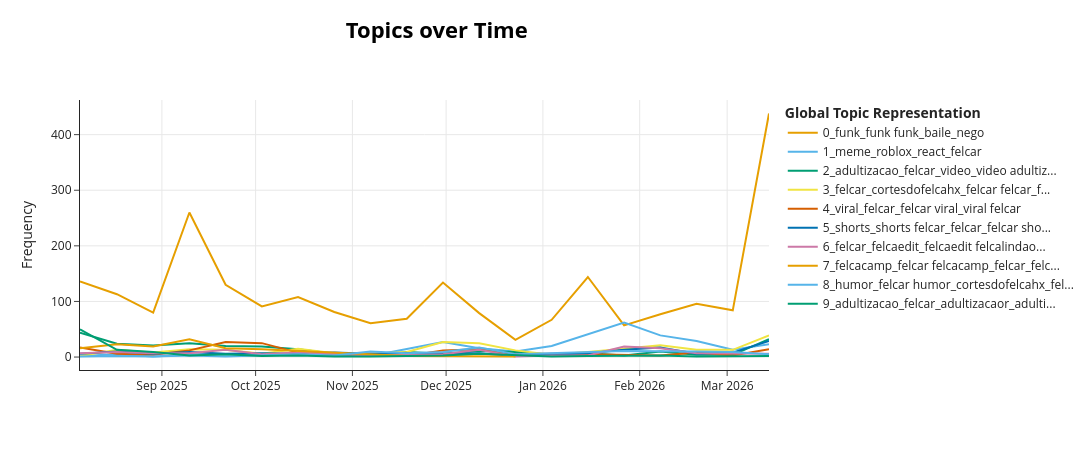

Notebook code for this chart:
### Code cell
from bertopic import BERTopic
from sklearn.feature_extraction.text import CountVectorizer

# 1. Configurando o agrupador para pegar expressões de até 3 palavras
# (ex: "projeto de lei", "liberdade de expressao")
vectorizer_model = CountVectorizer(ngram_range=(1, 3))

# 2. Construindo o Megazord com os parâmetros ajustados
topic_model = BERTopic(
    language="multilingual",
    min_topic_size=20,          # Um tópico precisa ter no mínimo 20 vídeos
    nr_topics="auto",           # Pede pro modelo fundir tópicos muito parecidos
    vectorizer_model=vectorizer_model,
    verbose=True
)

# 3. Treina o modelo normalmente
topics, probs = topic_model.fit_transform(docs)
print("Calculando a evolução temporal")
topics_over_time = topic_model.topics_over_time(docs, 
                                                timestamps, 
                                                nr_bins=20)

fig = topic_model.visualize_topics_over_time(topics_over_time, top_n_topics=10)

fig.show()

### Figure 1 — Plotly figure (JSON) as saved in the notebook; plotly's stock layout.template omitted (floating-point values rounded to 4 significant figures)
{"data": [{"hoverinfo": "text", "hovertext": ["<b>Topic 0</b><br>Words: adultizacao, crianca, funk, felcar, video", "<b>Topic 0</b><br>Words: crianca, funk, adultizacao, felcar, infantil", "<b>Topic 0</b><br>Words: funk, funk funk, ryan, tuto, kadu", "<b>Topic 0</b><br>Words: funk, funk funk, ryan, tuto, baile", "<b>Topic 0</b><br>Words: funk, canal, felcar, teleton, funk funk", "<b>Topic 0</b><br>Words: funk, nego, baile, penha, funk funk", "<b>Topic 0</b><br>Words: funk, nego, baile, penha, funk funk", "<b>Topic 0</b><br>Words: funk, nego, teleton, baile, penha", "<b>Topic 0</b><br>Words: funk, doar, teleton, felcar, telefone", "<b>Topic 0</b><br>Words: funk, adultizacao, canal, corte, crianca", "<b>Topic 0</b><br>Words: funk, felcar, corte, free fire, fire", "<b>Topic 0</b><br>Words: free fire, free, fire, tomar, tomar tomar", "<b>Topic 0</b><br>Words: free fire, free, fire, evento, garena", "<b>Topic 0</b><br>Words: roblox, funk, felcar, protesto, crianca", "<b>Topic 0</b><br>Words: roblox, chat, felcar, funk, protesto", "<b>Topic 0</b><br>Words: free fire, free, fire, feminicidio, funk", "<b>Topic 0</b><br>Words: free fire, free, fire, funk, roblox", "<b>Topic 0</b><br>Words: free fire, free, fire, funk, baile", "<b>Topic 0</b><br>Words: funk, digital, idade, pequeno, crianca", "<b>Topic 0</b><br>Words: funk, digital, brasil, felcar, crianca"], "marker": {"color": "#E69F00"}, "mode": "lines", "name": "0_funk_funk funk_baile_nego", "type": "scatter", "x": ["2025-08-05T18:25:55.200000000", "2025-08-17T14:24:00.000000000", "2025-08-29T04:48:00.000000000", "2025-09-09T19:12:00.000000000", "2025-09-21T09:36:00.000000000", "2025-10-03T00:00:00.000000000", "2025-10-14T14:24:00.000000000", "2025-10-26T04:48:00.000000000", "2025-11-06T19:12:00.000000000", "2025-11-18T09:36:00.000000000", "2025-11-30T00:00:00.000000000", "2025-12-11T14:24:00.000000000", "2025-12-23T04:48:00.000000000", "2026-01-03T19:12:00.000000000", "2026-01-15T09:36:00.000000000", "2026-01-27T00:00:00.000000000", "2026-02-07T14:24:00.000000000", "2026-02-19T04:48:00.000000000", "2026-03-02T19:12:00.000000000", "2026-03-14T09:36:00.000000000"], "y": [136, 113, 80, 260, 130, 91, 108, 81, 61, 69, 134, 79, 31, 67, 144, 57, 77, 96, 84, 438]}, {"hoverinfo": "text", "hovertext": ["<b>Topic 1</b><br>Words: felcastico, perfume, linar versao shampoo, thal linar versao, juicy", "<b>Topic 1</b><br>Words: marketing, produtordigital, marketingdigital produtordigital, felcar, marketingdigital", "<b>Topic 1</b><br>Words: felcar skin gratis, roblox felcar skin, skinsgratis roblox felcar, skinsgratis roblox, gratis roblox", "<b>Topic 1</b><br>Words: meme, meme roblox banir, roblox charliekirk, moto bololo, motorzao sestop", "<b>Topic 1</b><br>Words: roblox, meme, fiuk, felcar, react", "<b>Topic 1</b><br>Words: meme, humor, felcar, fita crepe felcar, fita crepe", "<b>Topic 1</b><br>Words: react, felcar, meme, felcacortar, humor", "<b>Topic 1</b><br>Words: luxo corte, hospital luxo corte, luxo corte felcar, hospital luxo, corte felcar react", "<b>Topic 1</b><br>Words: meme felcar diggor, traficante terrorista, pronuciamento meme felcar, resposta felca polemica, traficante terrorista rodrigopimentel", "<b>Topic 1</b><br>Words: react, felcacortar, felcar, socialmedir, humor", "<b>Topic 1</b><br>Words: react, marketing, felcacortar, socialmedir, felcar", "<b>Topic 1</b><br>Words: react, marketing, meme, felcar, cortesdofelcahx", "<b>Topic 1</b><br>Words: react, meme, marketing, humor, opniaor", "<b>Topic 1</b><br>Words: roblox, felcar, denunciar roblox, meme, banir", "<b>Topic 1</b><br>Words: roblox, felcar, felcar roblox, meme, roblox roblox", "<b>Topic 1</b><br>Words: roblox, meme, felcar, marketing, felcar roblox", "<b>Topic 1</b><br>Words: meme, marketing, roblox, felcar, react", "<b>Topic 1</b><br>Words: meme, humor, react, marketing, felcar", "<b>Topic 1</b><br>Words: meme, felcar, marketing, roblox, humor", "<b>Topic 1</b><br>Words: roblox, felcar, meme, dueto, react"], "marker": {"color": "#56B4E9"}, "mode": "lines", "name": "1_meme_roblox_react_felcar", "type": "scatter", "x": ["2025-08-05T18:25:55.200000000", "2025-08-17T14:24:00.000000000", "2025-08-29T04:48:00.000000000", "2025-09-09T19:12:00.000000000", "2025-09-21T09:36:00.000000000", "2025-10-03T00:00:00.000000000", "2025-10-14T14:24:00.000000000", "2025-10-26T04:48:00.000000000", "2025-11-06T19:12:00.000000000", "2025-11-18T09:36:00.000000000", "2025-11-30T00:00:00.000000000", "2025-12-11T14:24:00.000000000", "2025-12-23T04:48:00.000000000", "2026-01-03T19:12:00.000000000", "2026-01-15T09:36:00.000000000", "2026-01-27T00:00:00.000000000", "2026-02-07T14:24:00.000000000", "2026-02-19T04:48:00.000000000", "2026-03-02T19:12:00.000000000", "2026-03-14T09:36:00.000000000"], "y": [2, 5, 1, 4, 5, 4, 7, 3, 2, 14, 27, 16, 10, 20, 41, 62, 39, 29, 13, 23]}, {"hoverinfo": "text", "hovertext": ["<b>Topic 2</b><br>Words: adultizacao, video, felcar, video adultizacao, adultizacao felcar", "<b>Topic 2</b><br>Words: adultizacao, felcar, video, youtube, canal", "<b>Topic 2</b><br>Words: adultizacao, felcar, video, regulamentacao felcar, youtuber chorar perda", "<b>Topic 2</b><br>Words: adultizacao, video, felcar, youtube, video adultizacao", "<b>Topic 2</b><br>Words: adultizacao, felcar, video, adultizacao felcar, video adultizacao", "<b>Topic 2</b><br>Words: adultizacao, adultification felcar, adultification, felcar video completo, felcar", "<b>Topic 2</b><br>Words: video, adultizacao, felcar, globo, video adultizacao", "<b>Topic 2</b><br>Words: felcar, adultizacao, video, acreditar verdade adultizacao, acreditar verdade", "<b>Topic 2</b><br>Words: fantastico, rafaelscreact reacaofantastico noticiasfantastico, fantasticohoje fantasticoexclusivofantastico youtubebrasil, felca adultizacao fantastico, polemicafelcar bianquinhaexposta reacaofelcar", "<b>Topic 2</b><br>Words: fnaf, video, adultizacao, felcar, soicisair", "<b>Topic 2</b><br>Words: adultizacao, video, mauricio sousa, sousa, mauricio", "<b>Topic 2</b><br>Words: adultizacao, felcar, video, swift, taylor swift", "<b>Topic 2</b><br>Words: adultizacao, pareamento, felcar, video, video adultizacao", "<b>Topic 2</b><br>Words: video adultizacao felcar, video adultizacao, kamylinha, adultizacao felcar, adultizacao", "<b>Topic 2</b><br>Words: kazubizarro, puto, adultizacao, felcar, video", "<b>Topic 2</b><br>Words: video roblox cortesdofelcahx, digital trabalho infantil, infantil online youtube, cortesdofelcahx foryou felcar, felcar reagir video", "<b>Topic 2</b><br>Words: animal, video, felcar, abaixo assinar, adultizacao", "<b>Topic 2</b><br>Words: adultizacao, jujubinha, agilizar, video, felcar", "<b>Topic 2</b><br>Words: vlogs, video, flow, compartilho, falar", "<b>Topic 2</b><br>Words: felcar, video, adultizacao, youtubers, youtube"], "marker": {"color": "#009E73"}, "mode": "lines", "name": "2_adultizacao_felcar_video_video adultiz...", "type": "scatter", "x": ["2025-08-05T18:25:55.200000000", "2025-08-17T14:24:00.000000000", "2025-08-29T04:48:00.000000000", "2025-09-09T19:12:00.000000000", "2025-09-21T09:36:00.000000000", "2025-10-03T00:00:00.000000000", "2025-10-14T14:24:00.000000000", "2025-10-26T04:48:00.000000000", "2025-11-06T19:12:00.000000000", "2025-11-18T09:36:00.000000000", "2025-11-30T00:00:00.000000000", "2025-12-11T14:24:00.000000000", "2025-12-23T04:48:00.000000000", "2026-01-03T19:12:00.000000000", "2026-01-15T09:36:00.000000000", "2026-01-27T00:00:00.000000000", "2026-02-07T14:24:00.000000000", "2026-02-19T04:48:00.000000000", "2026-03-02T19:12:00.000000000", "2026-03-14T09:36:00.000000000"], "y": [44, 24, 21, 25, 20, 19, 14, 6, 3, 9, 6, 11, 9, 4, 7, 3, 10, 4, 4, 32]}, {"hoverinfo": "text", "hovertext": ["<b>Topic 3</b><br>Words: resposta acusacao, resposta acusacao felcar, acusacao felcar foryou, felcar resposta, acusacao felcar", "<b>Topic 3</b><br>Words: aprovar felcar, felcar, aprovar, felcar aprovar, configuracao", "<b>Topic 3</b><br>Words: felcar, conhecer felcar, impactar ficar, picolo sofrer, picolo sofrer conta", "<b>Topic 3</b><br>Words: felcar, felca, setembro, rotina felca felcar, dificil ligar", "<b>Topic 3</b><br>Words: felcar, felcar felcar, presente felcar, presente, reagir", "<b>Topic 3</b><br>Words: felcar, felcar felcar, felcar proteger precisar, felcar felcar cariane, historia felcar felcar", "<b>Topic 3</b><br>Words: felcar, cortesdofelcahx, cortesdofelcahx felcar, felcar felcar, felcar cortesdofelcahx", "<b>Topic 3</b><br>Words: cortesdofelcahx, felcar, felcar reagir, reagir, tattoo cortesfelcar felcalendar", "<b>Topic 3</b><br>Words: cortesdofelcahx, felcar cortesdofelcahx, cortesdofelcahx felcar, felcar vender opiniao, emitir parcela parcelamento", "<b>Topic 3</b><br>Words: felcar, foraluladrao forapt, foraluladrao forapt felcar, noodtv concordar comente, donald soltar", "<b>Topic 3</b><br>Words: cortesdofelcahx, cortesdofelcahx felcar, felcar, felcar cortesdofelcahx, felcar cortesdofelcahx felcar", "<b>Topic 3</b><br>Words: cortesdofelcahx, felcar, felcar cortesdofelcahx, cortesdofelcahx felcar, award", "<b>Topic 3</b><br>Words: felcar felcar cortesdofelcahx, corte felcar felcar, cortesdofelcahx, felcar cortesdofelcahx, corte felcar", "<b>Topic 3</b><br>Words: rtao renatotrezoitao, separacao regra, separacao regra felcar, rtao renatotrezoitao inscreva, rtao", "<b>Topic 3</b><br>Words: cara, felcar, felcar polemica armadilho, reclamacao felcar, ator cortesdofelcahx", "<b>Topic 3</b><br>Words: felcar, cortesdofelcahx, felcaedit felcalindao, sozinho felcar, felcaedit felcalindao felcar", "<b>Topic 3</b><br>Words: felcar, cortesdofelcahx, felcar cortesdofelcahx, cortesdofelcahx felcar, felcar felcar", "<b>Topic 3</b><br>Words: cortesdofelcahx, felcar cortesdofelcahx, felcar, acidente, caso orelhar felca", "<b>Topic 3</b><br>Words: felcar, felcar felcar, cortesdofelcahx, cortesdofelcahx felcar, felcar cortesdofelcahx", "<b>Topic 3</b><br>Words: felcar, felcar felcar, cortesdofelcahx, felcar cortesdofelcahx, opiniao"], "marker": {"color": "#F0E442"}, "mode": "lines", "name": "3_felcar_cortesdofelcahx_felcar felcar_f...", "type": "scatter", "x": ["2025-08-05T18:25:55.200000000", "2025-08-17T14:24:00.000000000", "2025-08-29T04:48:00.000000000", "2025-09-09T19:12:00.000000000", "2025-09-21T09:36:00.000000000", "2025-10-03T00:00:00.000000000", "2025-10-14T14:24:00.000000000", "2025-10-26T04:48:00.000000000", "2025-11-06T19:12:00.000000000", "2025-11-18T09:36:00.000000000", "2025-11-30T00:00:00.000000000", "2025-12-11T14:24:00.000000000", "2025-12-23T04:48:00.000000000", "2026-01-03T19:12:00.000000000", "2026-01-15T09:36:00.000000000", "2026-01-27T00:00:00.000000000", "2026-02-07T14:24:00.000000000", "2026-02-19T04:48:00.000000000", "2026-03-02T19:12:00.000000000", "2026-03-14T09:36:00.000000000"], "y": [2, 13, 8, 14, 13, 6, 15, 7, 6, 9, 27, 25, 12, 4, 9, 15, 21, 13, 13, 39]}, {"hoverinfo": "text", "hovertext": ["<b>Topic 4</b><br>Words: viral, felcar, adultizacao viral, adultizacao, adultizacaor", "<b>Topic 4</b><br>Words: viral, felcar, felcar pistolar, felcar pistolar zoeira, pistolar zoeira", "<b>Topic 4</b><br>Words: viral, felcar, freefire viral foryourpage, freefire viral, foryourpage kumar", "<b>Topic 4</b><br>Words: viral, felcar, viral felcar, viralshort, viralizar", "<b>Topic 4</b><br>Words: viral, felcar, felcar viral, viralshort, outro rede explore", "<b>Topic 4</b><br>Words: viral, felcar viral, felcar, viral felcar, explore", "<b>Topic 4</b><br>Words: viral, felcar, felcar viral, viral felcar, felcar viral felcar", "<b>Topic 4</b><br>Words: wepink, felcar, deustemumapalavrapravoce viralposts, deuscuidademim deustemumapalavrapravoce viralposts, felcar shortsviral cortesdofelcahx", "<b>Topic 4</b><br>Words: viral, felcar, viral felcar, shorts, carne", "<b>Topic 4</b><br>Words: carnivor, jejum carnivor, assistir lowcarb, cetogenicar carnivor, transformacao felcar", "<b>Topic 4</b><br>Words: viral, viral felcar, cortesdofelcahx viral, cortesdofelcahx viral felcar, felcar", "<b>Topic 4</b><br>Words: viral, viral felcar, cortesdofelcahx viral, cortesdofelcahx viral felcar, viral felcar shorts", "<b>Topic 4</b><br>Words: cortesdofelcahx viral, cariani, viral, cortesdofelcahx, felcar", "<b>Topic 4</b><br>Words: viral, viral polemico, felcar viral, felcar, viral felcar", "<b>Topic 4</b><br>Words: viral, dalar, viralshort, viralvideo, roblox dracsff", "<b>Topic 4</b><br>Words: viral, felcar, cariani, vinganca sucesso story, roblox juliobalestrin", "<b>Topic 4</b><br>Words: viral, felcar conquistar geracao, felcar conquistar, conquistar geracao, conquistar", "<b>Topic 4</b><br>Words: viral, felcar, kawai, piloto envolver, piloto envolver pessoa", "<b>Topic 4</b><br>Words: viral, felcar viral, felcar, brown whinder, mulher cariani", "<b>Topic 4</b><br>Words: viral, felcar, felcar viral, shorts, evangelico"], "marker": {"color": "#D55E00"}, "mode": "lines", "name": "4_viral_felcar_felcar viral_viral felcar", "type": "scatter", "x": ["2025-08-05T18:25:55.200000000", "2025-08-17T14:24:00.000000000", "2025-08-29T04:48:00.000000000", "2025-09-09T19:12:00.000000000", "2025-09-21T09:36:00.000000000", "2025-10-03T00:00:00.000000000", "2025-10-14T14:24:00.000000000", "2025-10-26T04:48:00.000000000", "2025-11-06T19:12:00.000000000", "2025-11-18T09:36:00.000000000", "2025-11-30T00:00:00.000000000", "2025-12-11T14:24:00.000000000", "2025-12-23T04:48:00.000000000", "2026-01-03T19:12:00.000000000", "2026-01-15T09:36:00.000000000", "2026-01-27T00:00:00.000000000", "2026-02-07T14:24:00.000000000", "2026-02-19T04:48:00.000000000", "2026-03-02T19:12:00.000000000", "2026-03-14T09:36:00.000000000"], "y": [17, 6, 4, 12, 27, 25, 8, 4, 6, 2, 12, 14, 5, 6, 5, 4, 3, 8, 3, 14]}, {"hoverinfo": "text", "hovertext": ["<b>Topic 5</b><br>Words: shorts, felcar shorts, felcar, meme southamericameme, meme southamericameme felcar", "<b>Topic 5</b><br>Words: shorts, felcar, felcar shorts, shorts felcar, felca felcar rapnacional", "<b>Topic 5</b><br>Words: shorts, shorts felcar, solidao, felcar, felcar shorts", "<b>Topic 5</b><br>Words: shorts, felcar, shorts felcar, felcar felcacamp foryou, felcacamp foryou", "<b>Topic 5</b><br>Words: shorts, felcar, shorts felcar, felcar felcacamp reflexao, felcacamp reflexao", "<b>Topic 5</b><br>Words: shorts, direito shorts, desafio famoso, crianca direito shorts, remocao conteudo shorts", "<b>Topic 5</b><br>Words: shorts, shorts felcar, felcar, cortesdofelcahx, felcar cortesdofelcahx", "<b>Topic 5</b><br>Words: shorts, shorts felcar, cortesdofelcahx, felcar, felcar cortesdofelcahx", "<b>Topic 5</b><br>Words: shorts, shorts felcar, felcar, gnose, cortesdofelcahx reflexao", "<b>Topic 5</b><br>Words: shorts, shorts felcar, governo adultizacaor noticio, felca causa bebe, shortsfeed lular", "<b>Topic 5</b><br>Words: shorts, felcar, entretenimento shortsbrasil, cortesdofelcahx relacionamento, felcar cortesdofelcahx relacionamento", "<b>Topic 5</b><br>Words: shorts, cortesdofelcahx shorts, shorts felcar, cortesdofelcahx, felcar", "<b>Topic 5</b><br>Words: gkay shorts, licao felcar shorts, licao felcar, gkay shorts cortesdofelcahx, cortesdofelcahx baitar", "<b>Topic 5</b><br>Words: shorts, shorts shortr, shortr, felcar, shorts felcar", "<b>Topic 5</b><br>Words: shorts, roblox, roblox shorts, felcar, felcar roblox shorts", "<b>Topic 5</b><br>Words: shorts, felcar, shorts cortesdofelcahx, funny shorts cortesdofelcahx, funny shorts", "<b>Topic 5</b><br>Words: shorts, funny shorts cortesdofelcahx, funny shorts, shorts cortesdofelcahx, funny", "<b>Topic 5</b><br>Words: shorts, shorts felcar, felcar, felca, robloxfyp roubeumbrainrot shorts", "<b>Topic 5</b><br>Words: bloodstrike, shorts, felcar, felcar shorts, bloodstrikeclip", "<b>Topic 5</b><br>Words: shorts, felcar shorts, felcar, shorts felcar, shorts meme"], "marker": {"color": "#0072B2"}, "mode": "lines", "name": "5_shorts_shorts felcar_felcar_felcar sho...", "type": "scatter", "x": ["2025-08-05T18:25:55.200000000", "2025-08-17T14:24:00.000000000", "2025-08-29T04:48:00.000000000", "2025-09-09T19:12:00.000000000", "2025-09-21T09:36:00.000000000", "2025-10-03T00:00:00.000000000", "2025-10-14T14:24:00.000000000", "2025-10-26T04:48:00.000000000", "2025-11-06T19:12:00.000000000", "2025-11-18T09:36:00.000000000", "2025-11-30T00:00:00.000000000", "2025-12-11T14:24:00.000000000", "2025-12-23T04:48:00.000000000", "2026-01-03T19:12:00.000000000", "2026-01-15T09:36:00.000000000", "2026-01-27T00:00:00.000000000", "2026-02-07T14:24:00.000000000", "2026-02-19T04:48:00.000000000", "2026-03-02T19:12:00.000000000", "2026-03-14T09:36:00.000000000"], "y": [6, 10, 6, 9, 6, 7, 6, 8, 6, 7, 6, 7, 2, 5, 7, 13, 17, 6, 8, 29]}, {"hoverinfo": "text", "hovertext": ["<b>Topic 6</b><br>Words: hytalosanto, hytalo, felcar hytalosanto, felcar, hytalo santo", "<b>Topic 6</b><br>Words: hytalosanto, felcar, hytalo, hytalo santo, prisao hytalosanto", "<b>Topic 6</b><br>Words: hytalo, hytalo santo, felcar, santo, hytalo santo felcar", "<b>Topic 6</b><br>Words: felcar maumau, felcar, maumau, hytalo, hytalo santo", "<b>Topic 6</b><br>Words: felcar, hytalosanto, hytalosanto felcar, hytalo, hytalo santo", "<b>Topic 6</b><br>Words: felcar, afazenda felcar, falar papada, afazendar afazenda felcar, felca autoestimar papar", "<b>Topic 6</b><br>Words: felcar, juliobalestrin, felcar juliobalestrin, felcaedit, felcar felcaedit", "<b>Topic 6</b><br>Words: felcaedit felcalindao pudim, seita react, kamylinha chorar hytalo, pudim frito, acompanhado", "<b>Topic 6</b><br>Words: kakakak felcar, kakakak, felcar, comecer felcar felcalindao, felcar felcalindao felcaedit", "<b>Topic 6</b><br>Words: maromba, felcar, voltar projeto cariani, voltar projeto, felcar voltar projeto", "<b>Topic 6</b><br>Words: felcaedit, felcar felcaedit, felcar, felcaedit felcalindao, felcar felcaedit felcalindao", "<b>Topic 6</b><br>Words: mudar mudar felcar, mudar felcar felcaedit, mudar mudar, mudar, mudar felcar", "<b>Topic 6</b><br>Words: kamylinha, audiencia, hytalo santo, hytalo, kamylinha zoar felcar", "<b>Topic 6</b><br>Words: hytalo santo, hytalo, hytalosanto, santo, audiencia", "<b>Topic 6</b><br>Words: felcaedit felcalindao, felcaedit, felcalindao, felcar felcaedit, felcar felcaedit felcalindao", "<b>Topic 6</b><br>Words: felcaedit, felcar felcaedit, felcaedit felcalindao, felcar felcaedit gkay, felcaedit gkay", "<b>Topic 6</b><br>Words: condenar, hytalo santo, hytalo santo condenar, santo condenar, hytalo", "<b>Topic 6</b><br>Words: felcaedit, felcaedit felcalindao, gkay, gkay felcaedit, felcalindao", "<b>Topic 6</b><br>Words: felcar, mario, felcar conhecer, peter, bruno telegr perca"], "marker": {"color": "#CC79A7"}, "mode": "lines", "name": "6_felcar_felcaedit_felcaedit felcalindao...", "type": "scatter", "x": ["2025-08-05T18:25:55.200000000", "2025-08-17T14:24:00.000000000", "2025-08-29T04:48:00.000000000", "2025-09-09T19:12:00.000000000", "2025-09-21T09:36:00.000000000", "2025-10-03T00:00:00.000000000", "2025-10-14T14:24:00.000000000", "2025-11-06T19:12:00.000000000", "2025-11-18T09:36:00.000000000", "2025-11-30T00:00:00.000000000", "2025-12-11T14:24:00.000000000", "2025-12-23T04:48:00.000000000", "2026-01-03T19:12:00.000000000", "2026-01-15T09:36:00.000000000", "2026-01-27T00:00:00.000000000", "2026-02-07T14:24:00.000000000", "2026-02-19T04:48:00.000000000", "2026-03-02T19:12:00.000000000", "2026-03-14T09:36:00.000000000"], "y": [7, 9, 7, 7, 13, 5, 8, 3, 4, 5, 13, 1, 3, 3, 19, 16, 7, 6, 6]}, {"hoverinfo": "text", "hovertext": ["<b>Topic 7</b><br>Words: felcacamp, felcar felcacamp, felcar, felcacamp felcar, felcar felcacamp felcar", "<b>Topic 7</b><br>Words: felcacamp, felcar felcacamp, felcar, felcacamp felcar, felcaedit", "<b>Topic 7</b><br>Words: felcacamp, felcar felcacamp, felcar, felcar felcacamp edit, felcacamp edit", "<b>Topic 7</b><br>Words: felcacamp, felcar felcacamp, felcar, felcacamp felcar, felcacamp felcaedit", "<b>Topic 7</b><br>Words: felcacamp, felcar felcacamp, felcar, felcacamp felcar, influenciador felcar", "<b>Topic 7</b><br>Words: felcacamp, felcar felcacamp, felcacamp felcaedit, felcar, felcacamp felcar", "<b>Topic 7</b><br>Words: felcacamp, felcar felcacamp, felcar cortesdofelcahx felcacamp, cortar cabelo felquinha, felcacamp natal", "<b>Topic 7</b><br>Words: aliviar estresse, chupeta adulto, estresse psicologir shorts, chupeta adulto aliviar, propor chupeta"], "marker": {"color": "#E69F00"}, "mode": "lines", "name": "7_felcacamp_felcar felcacamp_felcar_felc...", "type": "scatter", "x": ["2025-08-05T18:25:55.200000000", "2025-08-17T14:24:00.000000000", "2025-08-29T04:48:00.000000000", "2025-09-09T19:12:00.000000000", "2025-09-21T09:36:00.000000000", "2025-10-03T00:00:00.000000000", "2025-11-18T09:36:00.000000000", "2025-12-23T04:48:00.000000000"], "y": [16, 23, 19, 32, 16, 14, 2, 1]}, {"hoverinfo": "text", "hovertext": ["<b>Topic 8</b><br>Words: denunciar adultizacao felcar, adultizacao felcar humor, denunciar adultizacao, felcar humor, humor", "<b>Topic 8</b><br>Words: humor, felcar humor, fama, humor video felcar, felcar revelar fama", "<b>Topic 8</b><br>Words: meditacao, felcar blogueirinho meditacao, comediabrasil, hard humor, meditacao hard", "<b>Topic 8</b><br>Words: humor, cariani, felcar humor, cariani loudcoring felcar, felca surpreender cariani", "<b>Topic 8</b><br>Words: esposa humorista, esposa humorista cris, cris pereira, cris pereira pronunciar, humorista cris", "<b>Topic 8</b><br>Words: humor, felcar humor, abduzir felcar, abduzir felcar humor, felcar live humor", "<b>Topic 8</b><br>Words: humor, cortesdofelcahx, felcar humor, felcar cortesdofelcahx, felcar", "<b>Topic 8</b><br>Words: humor, felcar humor, casal humor, ensinar falar, casal humor felcar", "<b>Topic 8</b><br>Words: humor, cortesdofelcahx, felcar humor, cortesdofelcahx humor, felcar", "<b>Topic 8</b><br>Words: humor, humor felcar, felcar, cortesdofelcahx humor, cortesdofelcahx humor felcar", "<b>Topic 8</b><br>Words: humor, felcar humor, cortesdofelcahx, felcar, humor felcar", "<b>Topic 8</b><br>Words: humor, felcar humor, cortesdofelcahx, cortesdofelcahx felcar humor, cortesdofelcahx felcar", "<b>Topic 8</b><br>Words: humor, cortesdofelcahx, felcar cortesdofelcahx, memer, felcar", "<b>Topic 8</b><br>Words: humor, felcar humor, felcar, inveja felcar humor, inveja felcar", "<b>Topic 8</b><br>Words: felcar humor, humor, humor felcar, felcar, felcar humor felcar", "<b>Topic 8</b><br>Words: humor, felcar humor, cortesdofelcahx, cortesdofelcahx felcar humor, felcar", "<b>Topic 8</b><br>Words: humor, felcar humor, humor felcar, felcar, piada", "<b>Topic 8</b><br>Words: humor, felcar humor, humor felcar, felcar, ficar felca loki"], "marker": {"color": "#56B4E9"}, "mode": "lines", "name": "8_humor_felcar humor_cortesdofelcahx_fel...", "type": "scatter", "x": ["2025-08-05T18:25:55.200000000", "2025-08-17T14:24:00.000000000", "2025-08-29T04:48:00.000000000", "2025-09-09T19:12:00.000000000", "2025-09-21T09:36:00.000000000", "2025-10-03T00:00:00.000000000", "2025-10-14T14:24:00.000000000", "2025-10-26T04:48:00.000000000", "2025-11-06T19:12:00.000000000", "2025-11-18T09:36:00.000000000", "2025-11-30T00:00:00.000000000", "2025-12-11T14:24:00.000000000", "2025-12-23T04:48:00.000000000", "2026-01-27T00:00:00.000000000", "2026-02-07T14:24:00.000000000", "2026-02-19T04:48:00.000000000", "2026-03-02T19:12:00.000000000", "2026-03-14T09:36:00.000000000"], "y": [1, 2, 1, 3, 1, 3, 5, 3, 10, 7, 9, 17, 5, 11, 11, 10, 9, 5]}, {"hoverinfo": "text", "hovertext": ["<b>Topic 9</b><br>Words: adultizacao, felcar, adultizacaor, hytalosanto, adultizacao felcar", "<b>Topic 9</b><br>Words: adultizacao, adultizacaor, hytalosanto, adultizacao felcar, felcar adultizacaor", "<b>Topic 9</b><br>Words: adultizacao, adultizacao felcar, felcar, hytalo adultizacao felcar, caso hytalo adultizacao", "<b>Topic 9</b><br>Words: anao, adultizacao, hytalo, wacknheim, padrao fabrica felcar", "<b>Topic 9</b><br>Words: live, live motivacao, live motivacao adultizacaoinfantil, felca felcar live, felcar live motivacao", "<b>Topic 9</b><br>Words: trap, trap felca, palhaco homenagem trap, homenagem trap felca, homenagem trap", "<b>Topic 9</b><br>Words: felcar adultizacaor, adultizacaor, gostar felcar adultizacaor, filho noticio rells, unicef uneb direito", "<b>Topic 9</b><br>Words: peao governo felcar, peao governo, felcar peao governo, globo adultizacaor ayrtonbrito, adultizacaor ayrtonbrito", "<b>Topic 9</b><br>Words: adultizacao crianca shorts, crianca shorts, perigo adultizacao crianca, perigo adultizacao, perigo", "<b>Topic 9</b><br>Words: ginho, schelb vivo live, aniversario ginho instagr, aniversario ginho, ginho instagr", "<b>Topic 9</b><br>Words: adultizacao, felcar, felcar globo, felcar adultizacao, thal felcar globo", "<b>Topic 9</b><br>Words: adultizacao, hytalosantosoficial felcar vaiprofycarambar, hytalosantosoficial felcar, pres, prender pres chiquita", "<b>Topic 9</b><br>Words: roblox putz, adultizacao roblox opiniao, putz adultizacao, roblox putz adultizacao, opiniao roblox putz", "<b>Topic 9</b><br>Words: adultizacao verdade shorts, santo audiencia caso, audiencia caso adultizacao, felcar adultizacao verdade, verdade shorts", "<b>Topic 9</b><br>Words: felcar adultizacao, adultizacao, hytalosanto gatilho, desenho edit, crianca direito brincar", "<b>Topic 9</b><br>Words: trapbrr rapnacional drill, drillbr, trapbrr rapnacional, drillbr trapbrr, drill drillbrasileiro", "<b>Topic 9</b><br>Words: cortesdofelcahx felcar hytalosanto, felcar hytalosanto adultizacao, hytalosanto adultizacao, felcar hytalosanto, hytalosanto", "<b>Topic 9</b><br>Words: hytalo santo repetir, repetir adultizacao, santo repetir, santo repetir adultizacao, repetir", "<b>Topic 9</b><br>Words: einerd adultizacaor, einerd adultizacaor noticia, leifelcar felcar peterjordanr, brasil felcar short, peterjordanr einerd adultizacaor"], "marker": {"color": "#009E73"}, "mode": "lines", "name": "9_adultizacao_felcar_adultizacaor_adulti...", "type": "scatter", "x": ["2025-08-05T18:25:55.200000000", "2025-08-17T14:24:00.000000000", "2025-08-29T04:48:00.000000000", "2025-09-09T19:12:00.000000000", "2025-09-21T09:36:00.000000000", "2025-10-03T00:00:00.000000000", "2025-10-14T14:24:00.000000000", "2025-10-26T04:48:00.000000000", "2025-11-06T19:12:00.000000000", "2025-11-18T09:36:00.000000000", "2025-11-30T00:00:00.000000000", "2025-12-11T14:24:00.000000000", "2026-01-03T19:12:00.000000000", "2026-01-15T09:36:00.000000000", "2026-01-27T00:00:00.000000000", "2026-02-07T14:24:00.000000000", "2026-02-19T04:48:00.000000000", "2026-03-02T19:12:00.000000000", "2026-03-14T09:36:00.000000000"], "y": [50, 13, 9, 3, 5, 2, 3, 1, 1, 2, 3, 6, 1, 2, 3, 3, 1, 1, 2]}], "layout": {"height": 450, "hoverlabel": {"bgcolor": "white", "font": {"family": "Rockwell", "size": 16}}, "legend": {"title": {"text": "<b>Global Topic Representation"}}, "title": {"font": {"color": "Black", "size": 22}, "text": "<b>Topics over Time</b>", "x": 0.4, "xanchor": "center", "y": 0.95, "yanchor": "top"}, "width": 1250, "xaxis": {"showgrid": true}, "yaxis": {"showgrid": true, "title": {"text": "Frequency"}}}}
